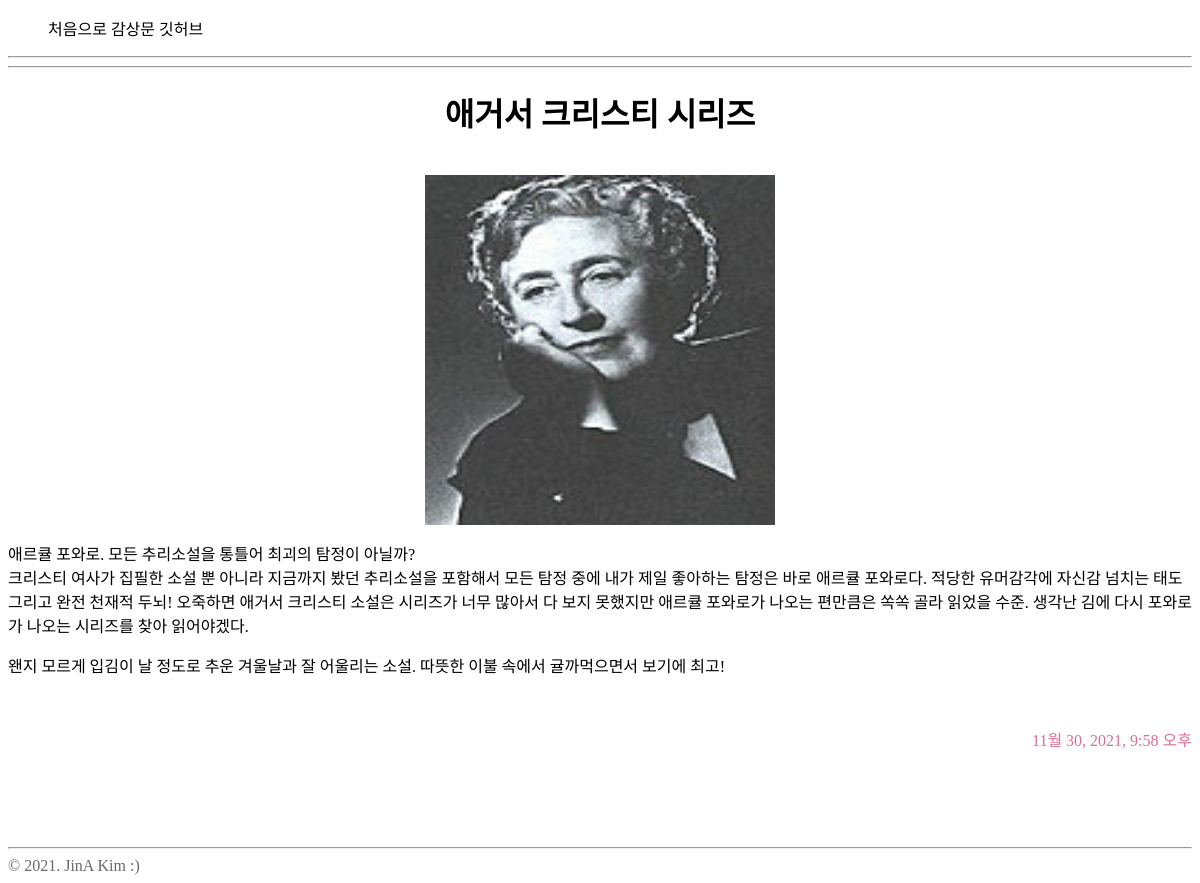
The page /book_report/12/ on the database its author committed.
### book_report/models.py (models this page shows, shortened)
class Post(models.Model):
    genre = models.CharField(
        max_length=2, choices=Type.choices, default="만화", verbose_name="장르"
    )
    author_name = models.CharField(max_length=20, verbose_name="작가 이름")
    book_name = models.CharField(max_length=100, verbose_name="책 제목")
    content = models.TextField(verbose_name="감상문")
    photo = models.ImageField(blank=True, upload_to=uuid_name_upload_to) # 분: %M, 초: %S
    created_at = models.DateTimeField(auto_now_add=True, verbose_name="작성 시간")
    updated_at = models.DateTimeField(auto_now=True, verbose_name="수정 시간")

### book_report/views.py (the view)
# urls.py: path('book_report/<int:pk>/', post_detail),
def post_detail(request: HttpRequest, pk: int) -> HttpResponse:
    post = Post.objects.get(pk=pk)
    return render(request, "book_report/post_detail.html", {
        "post": post,
    })

### book_report/templates/book_report/post_detail.html
{% extends "book_report/layout.html" %}
{% block content %}
    <center>
    <h1>{{ post.book_name }}</h1></center>
    <br>
    {% if post.photo %}
        <img src="{{ post.photo.url }}" style="width: 350px; height: 350px; margin: 0 auto; display: block;" />
    {% endif %}
    {{ post.content|linebreaks }}
    <br>
    <p style="color:palevioletred", align="right">
        {{ post.updated_at }} </p>
{% endblock %}

### book_report/templates/book_report/layout.html (style rules this page uses)
body { background-color: white; }
h1 { font-weight: bold; color: black; }

### rows shown on the page
Post: book_name "애거서 크리스티 시리즈", photo (picture), content "애르큘 포와로. 모든 추리소설을 통틀어 최괴의 탐정이 아닐까? 크리스티 여사가 집필한 소설 뿐 아니라 지금까지 봤던 추리소설을 포함해서 모든 탐정 중에 내가 제일 좋아하는 탐정은 바로 애르큘 포와로다. 적당한 유머감각에 자신감 넘치는 태도 그리고 완전 천재적 두뇌! 오죽하면 애거서 크리스티 소설은 시리즈가 너무 많아서 다 보지 못했지만 애르큘 포와로가 나오는 편만큼은 쏙쏙 골라 읽었을 수준. 생각난 김에 다시 포와로가 나오는 시리즈를 찾아 읽어야겠다. 왠지 모르게 입김이 날 정도로 추운 겨울날과 잘 어울리는 소설. 따뜻한 이불 속에서 귤까먹으면서 보기에 최고!", updated_at "11월 30, 2021, 9:58 오후"
